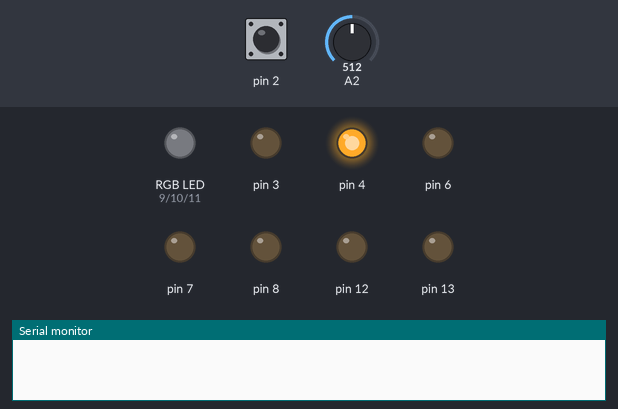
Bench run of a sketch on a simulated Arduino Uno, built with avr-gcc and run on an emulated ATmega328P. Parts: an RGB LED mixed from three pins (HIGH = lit), output pins drawn as LEDs (lit = HIGH), the last lines printed to the serial monitor. The test bench sets the inputs (shaded band); at power-on: pin 2 HIGH, A2 = 512. Dim RGB values are drawn brighter than linear.

Above: at 1.2 s.
1.3 s: pin 2 driven LOW
At 2.4 s:
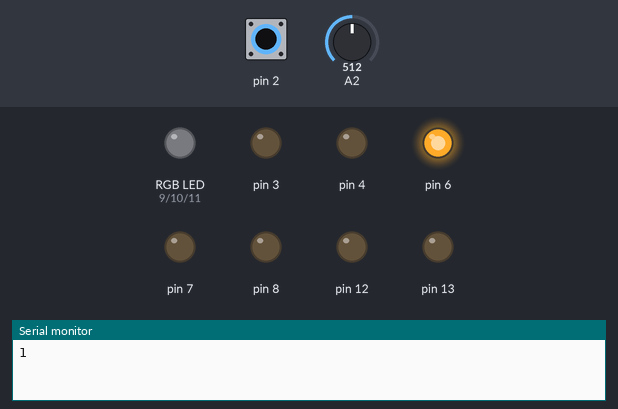
2.8 s: A2 set to 244
5.0 s: A2 set to 221
At 7.2 s:
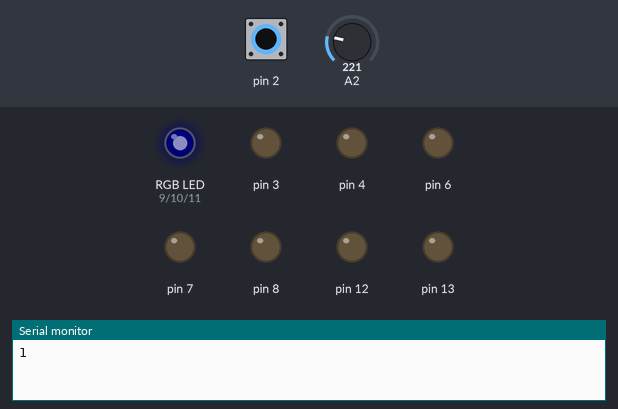
7.5 s: A2 set to 265
At 9.6 s:
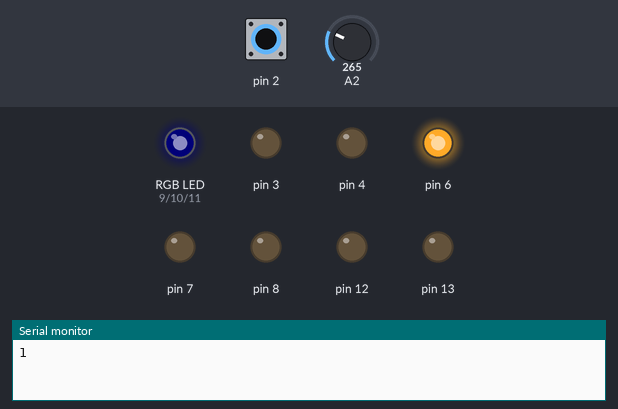
10.5 s: pin 2 pulsed HIGH 2 times (0.12 s each, 0.3 s apart)
12.6 s: A2 set to 122
At 47.0 s:
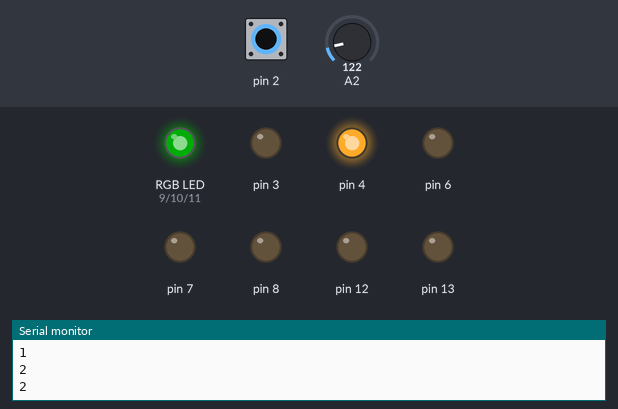
Timing chart, 0 to 52.1 s (numbered marks = the images above; inputs shaded):
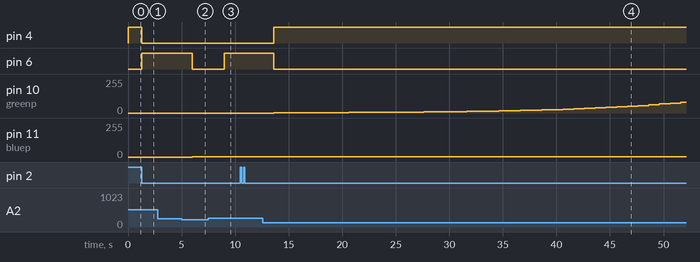

The sketch:

mood_lamp.ino
```cpp
void setup() {
  // put your setup code here, to run once:
 int a;
  // put your setup code here, to run once:

  for(a=2; a<14; a++){
    pinMode(a,OUTPUT);
    }
    pinMode(2,INPUT);
    //digitalWrite(2,1);
  Serial.begin(9600);
  int inc;
  for(inc = 0; inc<11; inc++){
    push(analogRead(2));
  }
  attachInterrupt(digitalPinToInterrupt(2),changeLED, FALLING);
  avg();
}

unsigned long av;
unsigned long rec[10];

void putp(int a, int b, int c){
    if (a <2){
      pinMode(6,OUTPUT);
      digitalWrite(6,a);
    }
    else pinMode(6,INPUT);

    if (b <2){
      pinMode(5,OUTPUT);
      digitalWrite(5,b);
    }
    else pinMode(5,INPUT);

    if (c <2){
      pinMode(4,OUTPUT);
      digitalWrite(4,c);
    }
    else pinMode(4,INPUT);;
//    pinMode(4,INPUT);pinMode(5,INPUT);pinMode(6,INPUT);
  }
void glowLEDs(int a, int b, int c, int d, int e, int f){
    if(a) putp(0,2,1);    if(b) putp(2,1,0);

    if(c) putp(2,0,1);    if(d) putp(1,2,0);

    if(e) putp(1,0,2);    if(f) putp(0,1,2);
  }


int push(unsigned long val){
    int i;
    for(i = 0; i<9; i++){
        rec[i] = rec[1+i];
      }
    rec[9]=limQB(val);
  }

unsigned long avg(){
    int i;
    unsigned long a=0;
    for(i=0; i<10; i++){
        a= a+rec[i];
      }
    av = a/10;
    return a/10;
  }

float fix(float num){
    if(num > 255)num = 255;
    if(num < 0) num = 0;
    return num;
  }

unsigned long limQB(unsigned long n){
    if (n>1000) return 1000000000;
    return n*n*n;
  }


int select = 0;
int inc = 0;
float redv = 0;
int redp = 9;
float bluev = 0;
int bluep = 11;
float greenv = 0;
int greenp = 10;
unsigned long lastInt = 0;

void adapt(){
    if(select%3 == 0 && (redv == 0 || redv == 255)){
      putp(0,0,1);
    }
    if(select%3 == 0 && !(redv == 0 || redv == 255)){
      if(inc%2==0) putp(2,1,0);
      else putp(2,0,1);
    }
    if(select%3 == 1 && (bluev == 0 || bluev == 255)){
      putp(1,0,0);
    }
    if(select%3 == 1 && !(bluev == 0 || bluev == 255)){
      if(inc%2==0) putp(0,1,2);
      else putp(1,0,2);
    }
    if(select%3 == 2 && (greenv == 0 || greenv == 255)){
      putp(1,1,0);
    }
    if(select%3 == 2 && !(greenv == 0 || greenv == 255)){
      if(inc%2==0) putp(0,2,1);
      else putp(1,2,0);
    }

  }

void changeLED(){
    unsigned long thisInt = millis();
    if(thisInt - lastInt>500){
        select++;
        inc = 0;
    }
    Serial.println(select);
    lastInt = thisInt;
  }

void loop() {
  // put your main code here, to run repeatedly:
int flag = 0;
int t = 0;
analogWrite(bluep, bluev);
  analogWrite(redp, redv);
  analogWrite(greenp, greenv);
  adapt();
unsigned long currentLDRV = analogRead(2);
while(av/limQB(currentLDRV)>10){
  analogWrite(bluep, bluev);
  analogWrite(redp, redv);
  analogWrite(greenp, greenv);
  adapt();
  currentLDRV = analogRead(2);
  if (1){
      if (inc%2==0){
          if(select%3==0 && redv<255){
            if(redv==0)redv = 2;
            redv = fix(redv*1.1);

            }
          if(select%3==1 && bluev<255){
              if(bluev==0){bluev = 2;}
             bluev = fix(bluev*1.1);
            }
          if(select%3==2 && greenv<255){
              if(greenv==0)greenv = 2;
            greenv = fix(greenv*1.1);
            }
        }
      if (inc%2==1){
          if(select%3==0 && redv>0){
            redv = fix(redv*0.9);
            }
          if(select%3==1 && bluev>0){
              bluev = fix(bluev*0.9);
            }
          if(select%3==2 && greenv>0){
              greenv = fix(greenv*0.9);
            }
        }
    }
    delay(1000);
    t++;
    if (flag == 0 && t==2) flag =1;
 }
  if(flag==1){
      inc++;
    }
}
```

Measured:
- the behaviour switches between 231 and 230 on A2 (found by bisection; images 1 and 2)
- after the input at 1.3 s, pin 4: HIGH → LOW at once; pin 6: LOW → HIGH at once
- after the input at 2.8 s, every drawn part: stays the same
- after the input at 5.0 s, pin 6: HIGH → LOW after 1.0 s; pin 11 (bluep): 0/255 → 2/255 after 1.0 s
- after the input at 7.5 s, pin 6: LOW → HIGH after 1.5 s; pin 11 (bluep): stays 2/255 (without the input it goes to 3/255 after 2.5 s)
- after the input at 12.6 s, pin 4: LOW → HIGH after 1.0 s; pin 6: HIGH → LOW after 1.0 s; pin 10 (greenp): moves from 0/255 to 82/255 over 38.0 s, starting after 1.0 s
